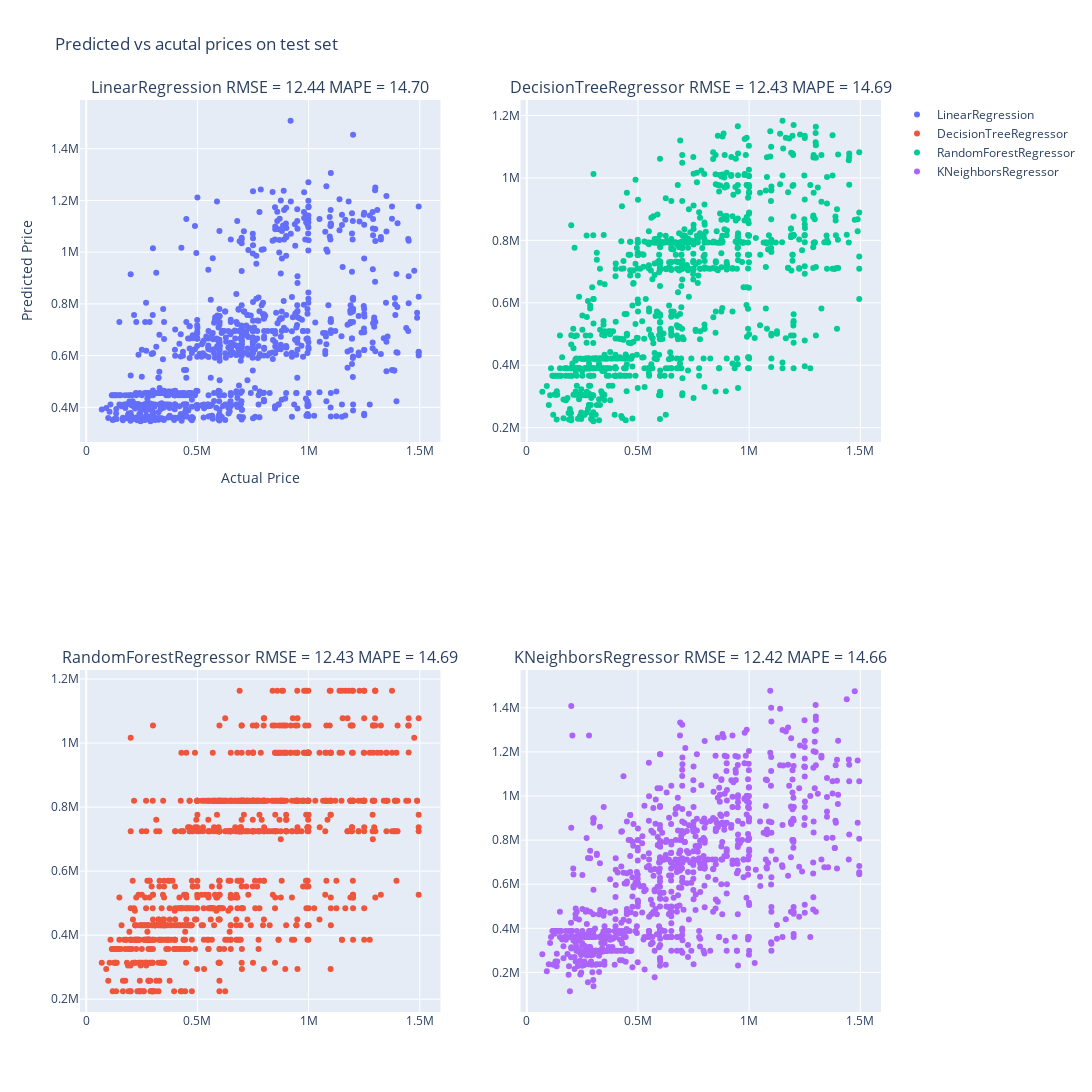

This figure's notebook cell:
### Code cell
y_test = np.exp(y_scaler.inverse_transform(y_test.reshape(-1, 1)))

fig = make_subplots(rows=2, cols=2  , subplot_titles=[f"{result['model_name']} RMSE = {result['test_rmse']:.2f} MAPE = {result['test_mape']:.2f}" for result in results])

row_idx = 1
col_idx = 1

for _ , result in enumerate(results):
    
    if row_idx > 2:
        row_idx = 1
        col_idx += 1
    
    y_test_pred = np.exp(result['y_test_pred'])

    fig.add_trace(go.Scatter(x=y_test.ravel(), y=y_test_pred.ravel(), mode='markers' , name = result['model_name']),
              row=row_idx, col=col_idx)
    
    row_idx += 1


fig.update_layout(
    xaxis_title="Actual Price",
    yaxis_title="Predicted Price",
    height=1200,  
    width=1300,  
    title_text="Predicted vs acutal prices on test set"
)


fig.show()

### Figure 1 — Plotly figure (JSON) as saved in the notebook; plotly's stock layout.template omitted (floating-point values rounded to 4 significant figures; data arrays with more than 128 entries replaced by an {"elided": "..."} marker saying what was removed)
{"data": [{"mode": "markers", "name": "LinearRegression", "type": "scatter", "x": {"elided": "902 float values"}, "xaxis": "x", "y": {"elided": "902 float values"}, "yaxis": "y"}, {"mode": "markers", "name": "DecisionTreeRegressor", "type": "scatter", "x": {"elided": "902 float values"}, "xaxis": "x3", "y": {"elided": "902 float values"}, "yaxis": "y3"}, {"mode": "markers", "name": "RandomForestRegressor", "type": "scatter", "x": {"elided": "902 float values"}, "xaxis": "x2", "y": {"elided": "902 float values"}, "yaxis": "y2"}, {"mode": "markers", "name": "KNeighborsRegressor", "type": "scatter", "x": {"elided": "902 float values"}, "xaxis": "x4", "y": {"elided": "902 float values"}, "yaxis": "y4"}], "layout": {"annotations": [{"font": {"size": 16}, "showarrow": false, "text": "LinearRegression RMSE = 12.44 MAPE = 14.70", "x": 0.225, "xanchor": "center", "xref": "paper", "y": 1, "yanchor": "bottom", "yref": "paper"}, {"font": {"size": 16}, "showarrow": false, "text": "DecisionTreeRegressor RMSE = 12.43 MAPE = 14.69", "x": 0.775, "xanchor": "center", "xref": "paper", "y": 1, "yanchor": "bottom", "yref": "paper"}, {"font": {"size": 16}, "showarrow": false, "text": "RandomForestRegressor RMSE = 12.43 MAPE = 14.69", "x": 0.225, "xanchor": "center", "xref": "paper", "y": 0.375, "yanchor": "bottom", "yref": "paper"}, {"font": {"size": 16}, "showarrow": false, "text": "KNeighborsRegressor RMSE = 12.42 MAPE = 14.66", "x": 0.775, "xanchor": "center", "xref": "paper", "y": 0.375, "yanchor": "bottom", "yref": "paper"}], "height": 1200, "title": {"text": "Predicted vs acutal prices on test set"}, "width": 1300, "xaxis": {"anchor": "y", "domain": [0, 0.45], "title": {"text": "Actual Price"}}, "xaxis2": {"anchor": "y2", "domain": [0.55, 1]}, "xaxis3": {"anchor": "y3", "domain": [0, 0.45]}, "xaxis4": {"anchor": "y4", "domain": [0.55, 1]}, "yaxis": {"anchor": "x", "domain": [0.625, 1], "title": {"text": "Predicted Price"}}, "yaxis2": {"anchor": "x2", "domain": [0.625, 1]}, "yaxis3": {"anchor": "x3", "domain": [0, 0.375]}, "yaxis4": {"anchor": "x4", "domain": [0, 0.375]}}}
